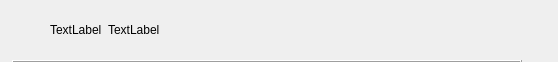
<?xml version="1.0" encoding="UTF-8"?>
<ui version="4.0">
 <class>UserListItemWidget</class>
 <widget class="QWidget" name="UserListItemWidget">
  <property name="geometry">
   <rect>
    <x>0</x>
    <y>0</y>
    <width>558</width>
    <height>62</height>
   </rect>
  </property>
  <property name="windowTitle">
   <string>UserListItemWidget</string>
  </property>
  <layout class="QHBoxLayout" name="horizontalLayout_4">
   <property name="spacing">
    <number>0</number>
   </property>
   <property name="leftMargin">
    <number>12</number>
   </property>
   <property name="topMargin">
    <number>0</number>
   </property>
   <property name="rightMargin">
    <number>36</number>
   </property>
   <property name="bottomMargin">
    <number>0</number>
   </property>
   <item>
    <layout class="QVBoxLayout" name="verticalLayout">
     <property name="spacing">
      <number>0</number>
     </property>
     <item>
      <layout class="QHBoxLayout" name="horizontalLayout_3">
       <property name="spacing">
        <number>0</number>
       </property>
       <item>
        <layout class="QHBoxLayout" name="horizontalLayout">
         <item>
          <widget class="QLabel" name="label_headIcon">
           <property name="sizePolicy">
            <sizepolicy hsizetype="Fixed" vsizetype="Fixed">
             <horstretch>0</horstretch>
             <verstretch>0</verstretch>
            </sizepolicy>
           </property>
           <property name="minimumSize">
            <size>
             <width>32</width>
             <height>32</height>
            </size>
           </property>
           <property name="maximumSize">
            <size>
             <width>32</width>
             <height>32</height>
            </size>
           </property>
           <property name="text">
            <string/>
           </property>
          </widget>
         </item>
         <item>
          <widget class="QLabel" name="label_userNameTea">
           <property name="text">
            <string>TextLabel</string>
           </property>
          </widget>
         </item>
         <item>
          <widget class="QLabel" name="label_userNameStu">
           <property name="text">
            <string>TextLabel</string>
           </property>
          </widget>
         </item>
        </layout>
       </item>
       <item>
        <spacer name="horizontalSpacer">
         <property name="orientation">
          <enum>Qt::Horizontal</enum>
         </property>
         <property name="sizeHint" stdset="0">
          <size>
           <width>40</width>
           <height>20</height>
          </size>
         </property>
        </spacer>
       </item>
       <item>
        <layout class="QHBoxLayout" name="horizontalLayout_2">
         <property name="spacing">
          <number>5</number>
         </property>
         <property name="topMargin">
          <number>18</number>
         </property>
         <property name="bottomMargin">
          <number>22</number>
         </property>
         <item>
          <widget class="QLabel" name="label_speakState">
           <property name="minimumSize">
            <size>
             <width>16</width>
             <height>16</height>
            </size>
           </property>
           <property name="text">
            <string/>
           </property>
          </widget>
         </item>
         <item>
          <widget class="QLabel" name="label_userLoginType">
           <property name="minimumSize">
            <size>
             <width>16</width>
             <height>16</height>
            </size>
           </property>
           <property name="text">
            <string/>
           </property>
          </widget>
         </item>
         <item>
          <widget class="QLabel" name="label_handsUp">
           <property name="minimumSize">
            <size>
             <width>16</width>
             <height>16</height>
            </size>
           </property>
           <property name="text">
            <string/>
           </property>
          </widget>
         </item>
         <item>
          <widget class="QLabel" name="label_mic">
           <property name="minimumSize">
            <size>
             <width>16</width>
             <height>16</height>
            </size>
           </property>
           <property name="text">
            <string/>
           </property>
          </widget>
         </item>
         <item>
          <widget class="QLabel" name="label_camera">
           <property name="minimumSize">
            <size>
             <width>16</width>
             <height>16</height>
            </size>
           </property>
           <property name="text">
            <string/>
           </property>
          </widget>
         </item>
        </layout>
       </item>
      </layout>
     </item>
     <item>
      <widget class="Line" name="line_userList">
       <property name="minimumSize">
        <size>
         <width>0</width>
         <height>2</height>
        </size>
       </property>
       <property name="maximumSize">
        <size>
         <width>16777215</width>
         <height>2</height>
        </size>
       </property>
       <property name="frameShadow">
        <enum>QFrame::Raised</enum>
       </property>
       <property name="lineWidth">
        <number>2</number>
       </property>
       <property name="orientation">
        <enum>Qt::Horizontal</enum>
       </property>
      </widget>
     </item>
    </layout>
   </item>
  </layout>
 </widget>
 <layoutdefault spacing="6" margin="11"/>
 <resources/>
 <connections/>
</ui>
